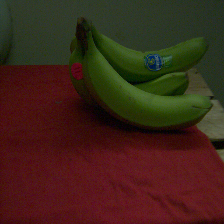
#> input picture data/train/Class A/1013.png, 224 x 224 px; its folder holds 3 pictures in this run
$ jupyter execute --allow-errors SVM_V7.ipynb
#> lines starting #> are read from the running program, lines starting #| are printed output that depends on the picture; long printed decimals are rounded
# SVM: Version 7

## SVM with PCA (HSV)

[cell 1]
import cv2
import os
import glob
import time
import mlflow
import random
import shutil
import itertools

import numpy as np
import pandas as pd
import matplotlib.pyplot as plt

from PIL import Image
from sklearn.decomposition import PCA
from sklearn import svm
from sklearn.model_selection import cross_validate, StratifiedKFold
from sklearn.metrics import (
    make_scorer,
    accuracy_score,
    precision_score,
    recall_score,
    f1_score,
    confusion_matrix,
)

[cell 2]
TRAIN_DIR = "../data/train"
CLASS_FOLDERS = ["Class A", "Class B", "Class C", "Class D"]
ML_FLOW_DIRECTORY = "SVM_Logs"

[cell 3]
mlflow.set_tracking_uri(ML_FLOW_DIRECTORY)
mlflow.set_experiment("SVM_PCA_HSV")

[cell 4]
pca_components = [40 * 40, 45 * 45, 50 * 50]
C_values = [0.1, 1, 10]
kernel_types = ["linear", "rbf"]
gamma_values = ["scale", "auto"]

[cell 5]
hyperparameter_combinations = list(
    itertools.product(pca_components, C_values, kernel_types, gamma_values)
)
print(
    f"Total number of hyperparameter combinations: {len(hyperparameter_combinations)}"
)

[cell 6]
pca_models_dict = {}

[cell 7]
def train_with_params(pca_components, C, kernel, gamma, train_images, train_labels):
    # Check if PCA model for pca_components already exists
    if pca_components in pca_models_dict:
        pca = pca_models_dict[pca_components]
        print(f"Using existing PCA model for {pca_components} components")
    else:
        # Apply PCA
        pca = PCA(n_components=pca_components)
        pca.fit(train_images)
        pca_models_dict[pca_components] = pca

    # Transform images with PCA
    train_images_pca = pca.transform(train_images)

    with mlflow.start_run() as run:
        start_time = time.time()

        # Initialize SVM model
        svm_model = svm.SVC(
            C=C, kernel=kernel, gamma=gamma, class_weight="balanced", verbose=True
        )

        # Perform cross-validation
        skf = StratifiedKFold(n_splits=3, shuffle=True, random_state=42)
        scoring = {
            "f1_weighted": make_scorer(f1_score, average="weighted"),
            "accuracy": "accuracy",
            "precision": make_scorer(precision_score, average="weighted"),
            "recall": make_scorer(recall_score, average="weighted"),
        }
        cv_results = cross_validate(
            svm_model,
            train_images_pca,
            train_labels,
            cv=skf,
            scoring=scoring,
            verbose=2,
        )

        # Log hyperparameters and metrics
        mlflow.log_params(
            {"pca_components": pca_components, "C": C, "kernel": kernel, "gamma": gamma}
        )
        mlflow.log_metrics(
            {
                "mean_f1_weighted": cv_results["test_f1_weighted"].mean(),
                "mean_accuracy": cv_results["test_accuracy"].mean(),
                "mean_precision": cv_results["test_precision"].mean(),
                "mean_recall": cv_results["test_recall"].mean(),
            }
        )
        end_time = time.time()
        duration = end_time - start_time
        param_details = f"PCA={pca_components}, C={C}, kernel={kernel}, gamma={gamma}"
        duration_details = f"Training duration for {param_details}: {duration} seconds"
        print(duration_details)
        run_id = run.info.run_id
        return run_id

[cell 8]
def load_images_from_folder(folder):
#> called with folder = '../data/train'
    images = []
    labels = []
    for class_folder in CLASS_FOLDERS:
        start_time = time.time()
        class_path = os.path.join(folder, class_folder)
        image_files = glob.glob(os.path.join(class_path, "*.png"))
        for img_file in image_files:
            processed_image = cv2.imread(img_file)
#> processed_image is the input picture: shape (224, 224, 3); mean B, G, R 24.4, 37, 62.2
            hsv_image = cv2.cvtColor(processed_image, cv2.COLOR_BGR2HSV)  # Convert to HSV
#> hsv_image: shape (224, 224, 3); mean H, S, V 72.2, 175, 68.8
            flattened_image = hsv_image.flatten()
            images.append(flattened_image)
            labels.append(class_folder)
        end_time = time.time()
        duration = end_time - start_time
#> duration = 0.014
        print(f"Processing {class_folder} took {duration} seconds")
#| Processing Class A took 0.01403 seconds
    return np.array(images), np.array(labels)

[cell 9]
train_images, train_labels = load_images_from_folder(TRAIN_DIR)

[cell 10]
print(
    f"Shape of train_images: {train_images.shape}, Shape of train_labels: {train_labels.shape}"
)
#| Shape of train_images: (4, 150528), Shape of train_labels: (4,)

[cell 11]
random_indices = random.sample(range(len(train_images)), 3)
fig, axs = plt.subplots(1, 3, figsize=(12, 4))
for i, idx in enumerate(random_indices):
    image = train_images[idx].reshape(
        224, 224, 3
    )
    label = train_labels[idx]

    axs[i].imshow(image)
    axs[i].set_title(f"Label: {label}")
    axs[i].axis("off")
#> this loop made 3 passes
#> pass 2, `image = train_images[idx].reshape( 224, 224, 3 )`:
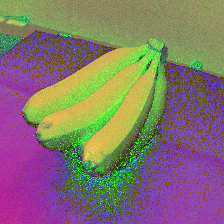
#> image: shape (224, 224, 3); mean of channels 0, 1, 2 109.5, 115.6, 131.8; drawn as B, G, R

plt.tight_layout()
plt.show()
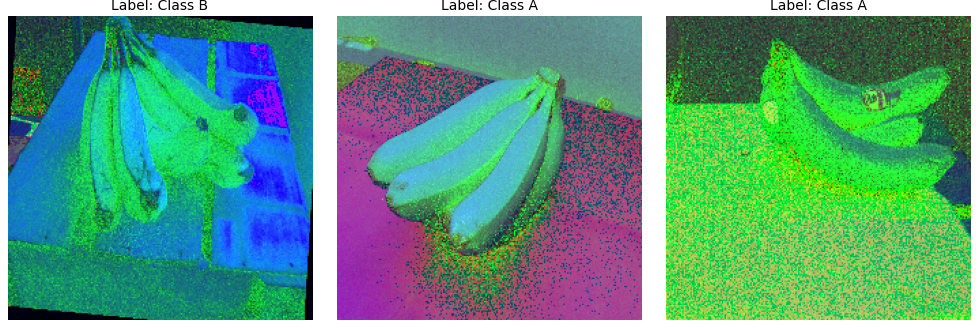
#> figure drawn by matplotlib, 3 panels

[cell 12]
run_ids = []

#> (the rest of this cell did not finish here and is left out)

[cell 13]
run_metrics = {}
run_params = {}

for run_id in run_ids:
    client = mlflow.tracking.MlflowClient(ML_FLOW_DIRECTORY)
    run = client.get_run(run_id)
    metrics = run.data.metrics
    params = run.data.params
    run_metrics[run_id] = metrics
    run_params[run_id] = params

for run_id in run_ids:
    print(f"Run ID: {run_id}")
    print("Metrics:")
    metrics = run_metrics[run_id]
    for metric, value in metrics.items():
        print(f"\t{metric}: {value}")

    print("Parameters:")
    params = run_params[run_id]
    for param, value in params.items():
        print(f"\t{param}: {value}")
